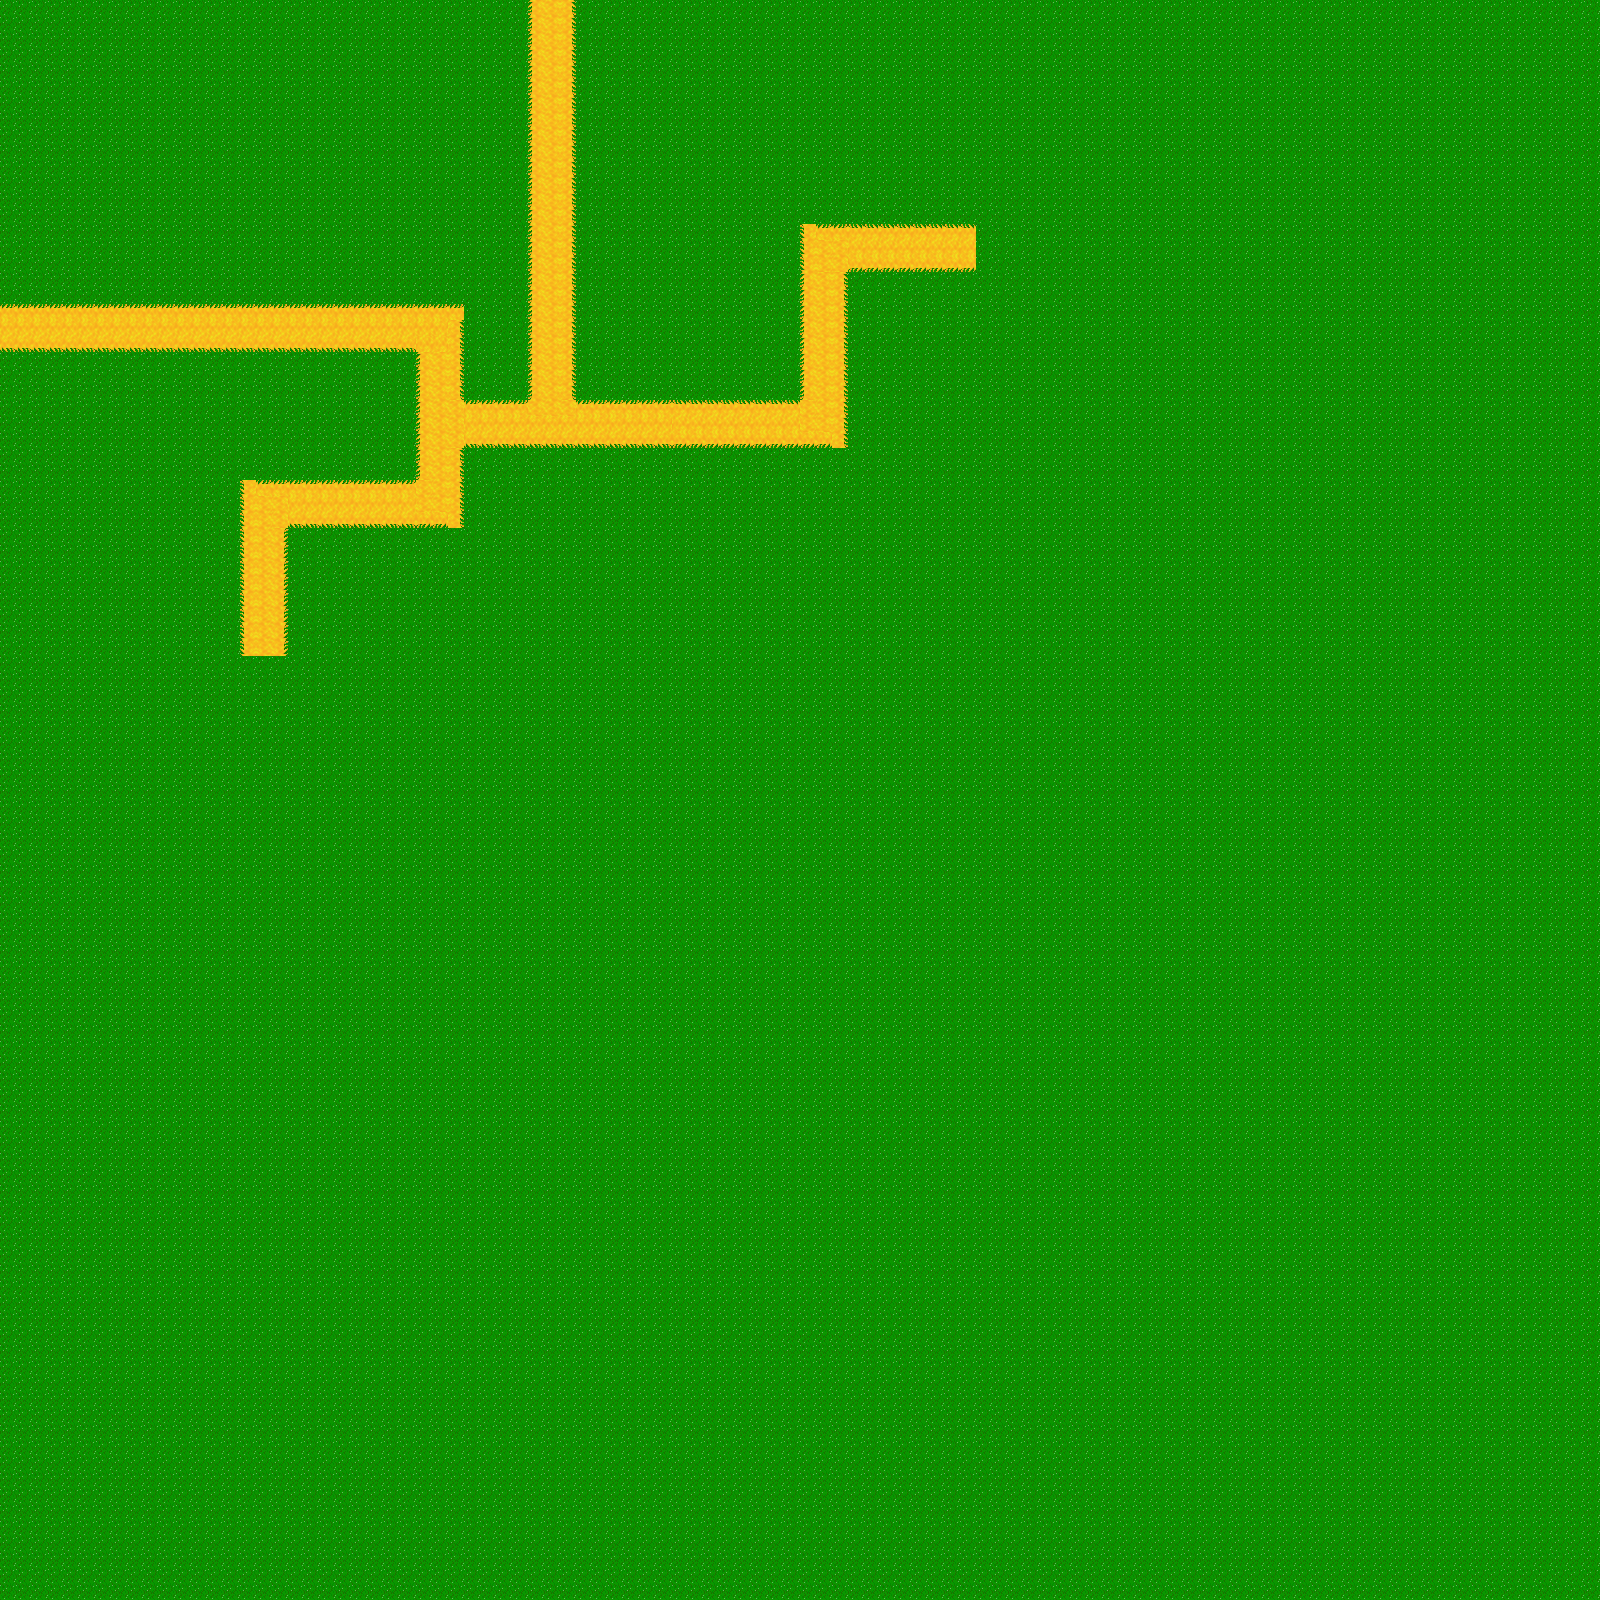

The image is a tile-based game level rendered from a .tmx file. Its description and source (layers, tilesets, objects; grid data summarised) follow:
An orthogonal 100x100 tile map with 16x16 px tiles, 1 tile layer (Capa de Patrones 1) and 22 objects (9x Camino, 7x Interseccion, 3x spawner, fin).

<map version="1.2" tiledversion="1.2.3" orientation="orthogonal" renderorder="right-down" width="100" height="100" tilewidth="16" tileheight="16" infinite="0" nextlayerid="4" nextobjectid="29">
 <tileset firstgid="1" name="base" tilewidth="16" tileheight="16" tilecount="256" columns="16">
  <image source="Tileset.png" width="256" height="256" />
 </tileset>
 <layer id="1" name="Capa de Patrones 1" width="100" height="100">
  <data>[10000 cells, 10000 non-empty, 4 distinct tile ids]</data>
 </layer>
 <objectgroup id="2" name="Objetos">
  <object id="1" name="Camino" x="287.994" y="478.005" width="178.012" height="47.9891" />
  <object id="2" name="Camino" x="800.327" y="271.463" width="47.2883" height="177.565" />
  <object id="4" name="Camino" x="528.324" y="1.21757" width="47.5957" height="446.868" />
  <object id="5" name="Camino" x="-0.798" y="302.217" width="414.595" height="47.9891" />
  <object id="6" name="Camino" x="575.911" y="400.756" width="223.395" height="47.9891" />
  <object id="7" name="Camino" x="799.619" y="225.172" width="176.262" height="47.9891" />
  <object id="8" name="Camino" x="240.505" y="480.047" width="46.777" height="175.322" />
  <object id="10" name="Camino" x="414.536" y="303.589" width="49.4912" height="175.677" />
  <object id="11" name="Camino" x="426.702" y="400.005" width="394.929" height="47.2391" />
  <object id="12" name="Interseccion" x="551.06" y="399.636" width="1.48485" height="48.7292">
   <properties>
    <property name="Interseccion" value="u" />
   </properties>
  </object>
  <object id="13" name="Interseccion" x="415.75" y="423.219" width="48" height="0.971588">
   <properties>
    <property name="Interseccion" value="r" />
   </properties>
  </object>
  <object id="14" name="Interseccion" x="240" y="480.094" width="48" height="15.3333">
   <properties>
    <property name="Interseccion" value="r" />
   </properties>
  </object>
  <object id="15" name="Interseccion" x="445.92" y="479.957" width="18.625" height="48.4375">
   <properties>
    <property name="Interseccion" value="u" />
   </properties>
  </object>
  <object id="16" name="Interseccion" x="448.958" y="304.139" width="14.9167" height="48.214">
   <properties>
    <property name="Interseccion" value="d" />
   </properties>
  </object>
  <object id="17" name="Interseccion" x="799.875" y="223.844" width="16" height="48.0625">
   <properties>
    <property name="Interseccion" value="d" />
   </properties>
  </object>
  <object id="18" name="Interseccion" x="799.5" y="429.552" width="48" height="18.7292">
   <properties>
    <property name="Interseccion" value="l" />
   </properties>
  </object>
  <object id="22" name="fin" x="549.5" y="-4.5">
   <point />
  </object>
  <object id="23" name="spawner" x="986.333" y="239.333">
   <properties>
    <property name="Direccion" value="l" />
    <property name="cantidad enemigos" value="4,6,8,10" />
    <property name="cantidad rondas" type="int" value="4" />
   </properties>
   <point />
  </object>
  <object id="24" name="spawner" x="256" y="668">
   <properties>
    <property name="Direccion" value="u" />
    <property name="cantidad enemigos" value="4,6,8,10" />
    <property name="cantidad rondas" type="int" value="4" />
   </properties>
   <point />
  </object>
  <object id="25" name="spawner" x="1" y="320">
   <properties>
    <property name="Direccion" value="r" />
    <property name="cantidad enemigos" value="4,6,8,10" />
    <property name="cantidad rondas" type="int" value="4" />
   </properties>
   <point />
  </object>
 </objectgroup>
 <objectgroup id="3" name="Camara" visible="0">
  <object id="26" x="-1.33333" y="-2.66667" width="978.667" height="658.667" />
  <object id="27" x="1034.67" y="356" />
 </objectgroup>
</map>
